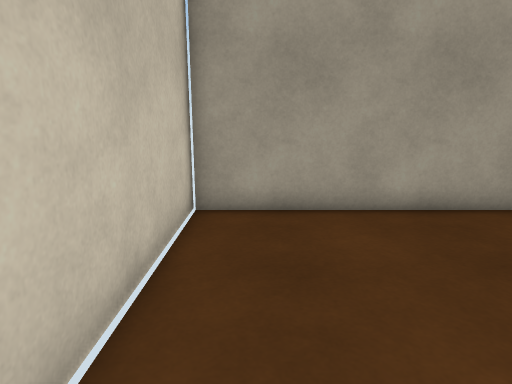
[1] (above)

13 first-person views from a walk through a Unity game level. The camera is 1.2 m above the floor, tilts 12° down and sees 75° across. The floor is counted in squares, 0.5 m on a side. Each view is taken from the middle of a square. On the plan, view 1 faces up. The plan holds only what a view shows up to about 20 squares ahead; the rest is blank. The player character is not drawn.

[2]
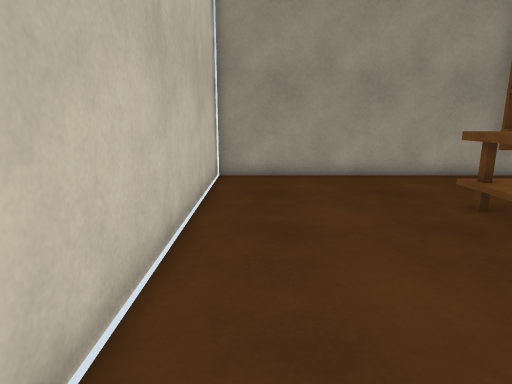

[3]
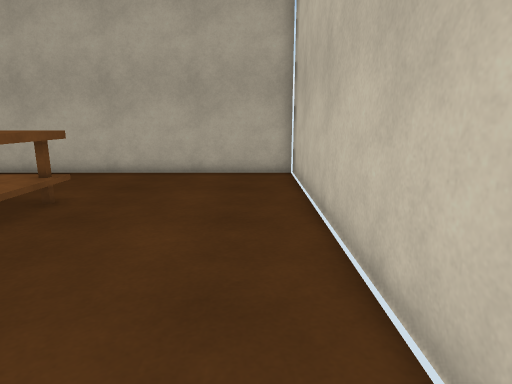

[4]
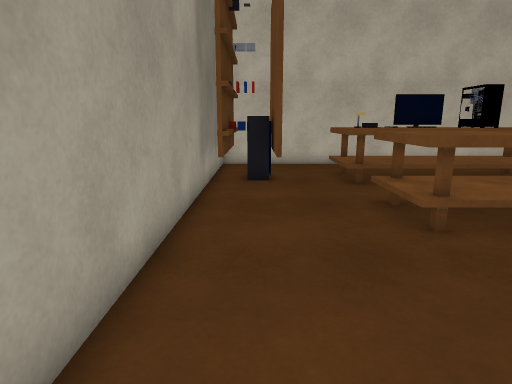

[5]
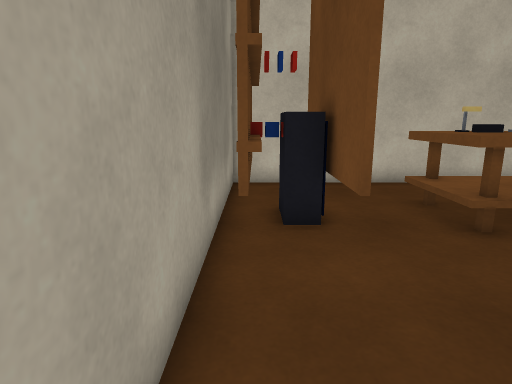

[6]
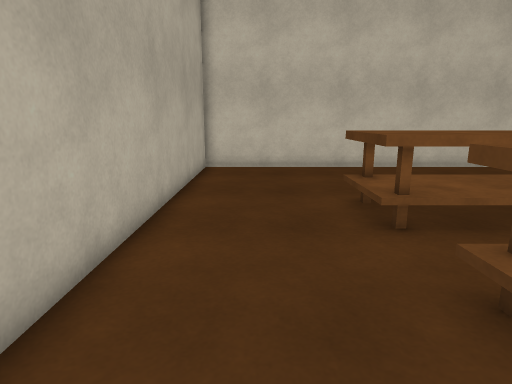

[7]
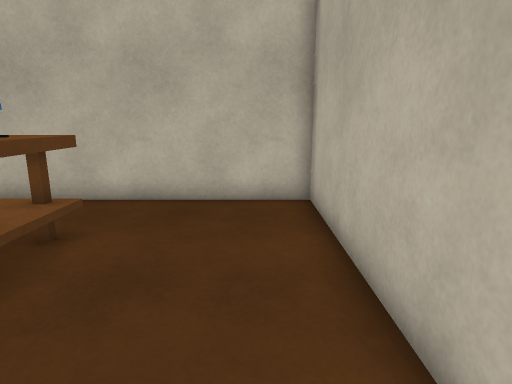

[8]
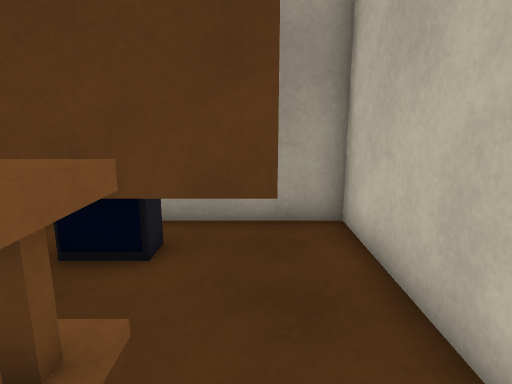

[9]
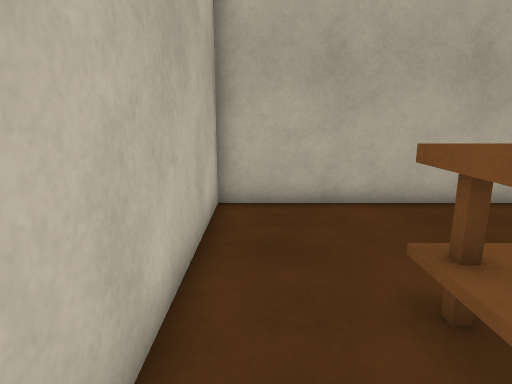

[10]
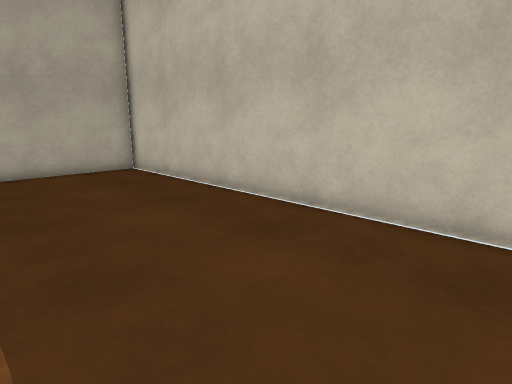

[11]
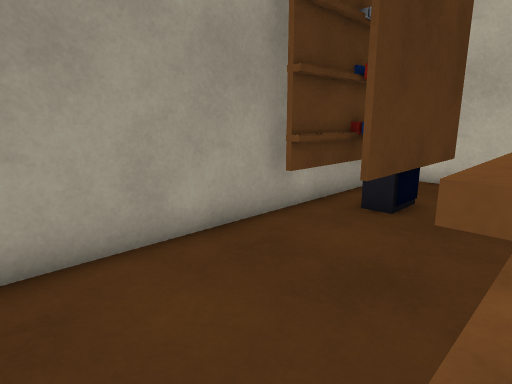

[12]
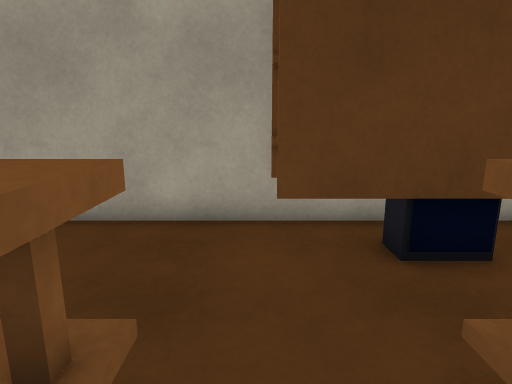

[13]
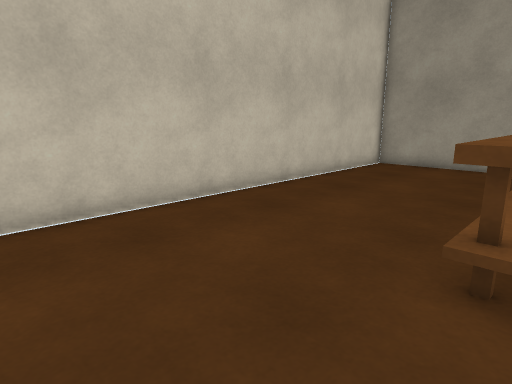

### Floor plan
Key: @ floor where view 1 was taken; # wall or solid block; . floor; T thing the floor can be seen under or through; O other object.
Columns run from 2 left of view 1 to 18 right of it. Each row starts with its distance up from view 1.
  9 #####################
  8 #...........#OOO#OO.#
  7 #............. ##...#
  6 #............OOOOOO.#
  5 #...................#
  4 #.......####..#  #..#
  3 #.......####..####..#
  2 #.......#### .####..#
  1 #....... ## . ####. #
  0 #.@..... ##   ####  #
 -1 #....... ##   #### .#
 -2 #....... ##   ####  #
 -3 #.......####. ####  #
 -4 #.......####..   T..#
 -5 #.......####..TTTT..#
 -6 #...................#
 -7 #...................#
 -8 #...................#
 -9 #...................#
-10 #...................#
-11 #####################

Positions as (right, up) in squares from view 1, and headings:
1: (0, 0), facing up
2: (0, -6), facing up
3: (0, 5), facing down
4: (-1, 7), facing right
5: (5, 8), facing right
6: (16, -8), facing left
7: (8, -9), facing right
8: (16, 1), facing up
9: (17, -1), facing down
10: (6, 6), facing down-left
11: (4, 3), facing up-right
12: (10, 1), facing up
13: (7, -10), facing up-left
